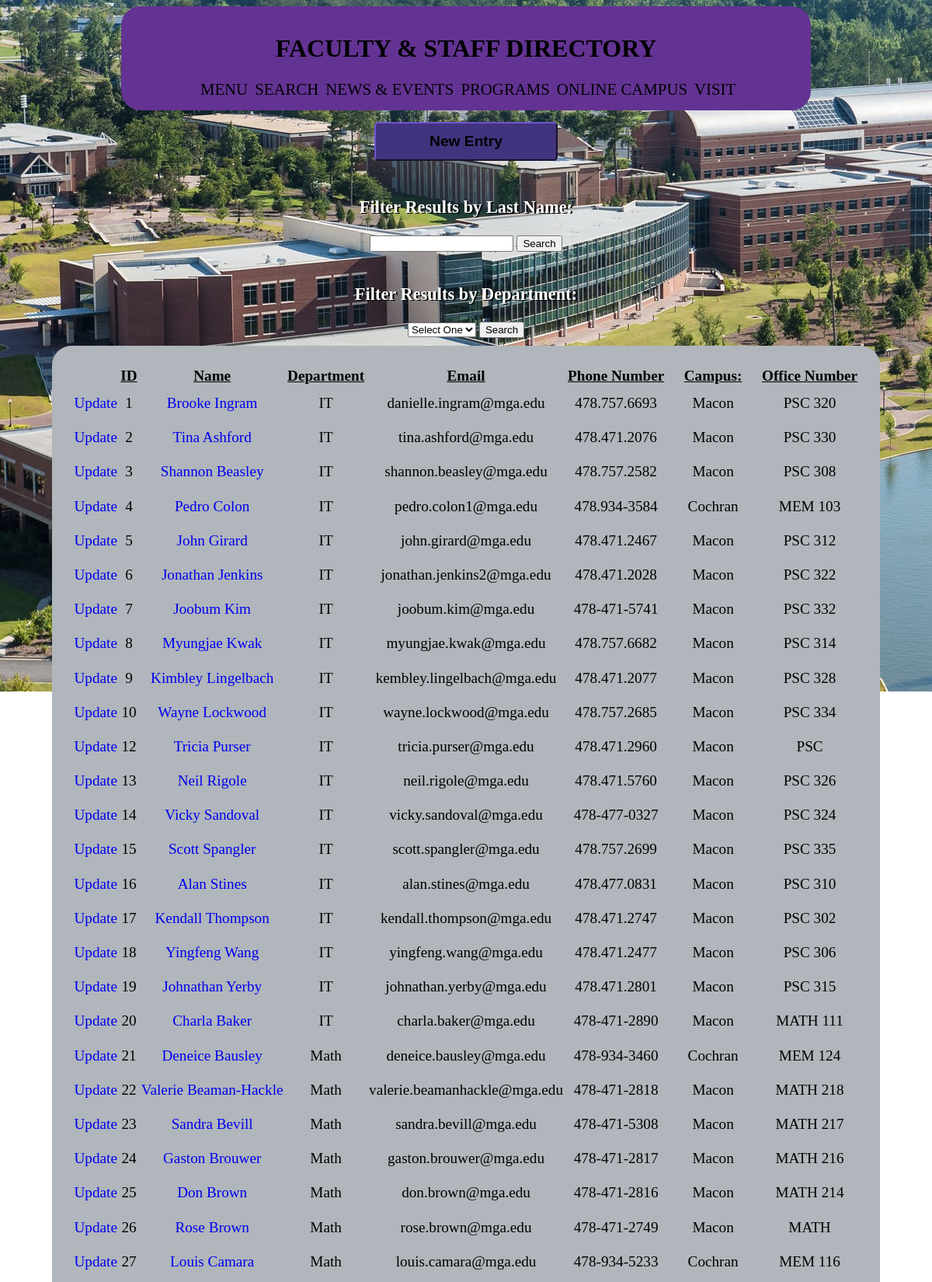
/php/index.php (upper part), run on the app's committed database.
### tables this page shows
CREATE TABLE `staff` (
  `StaffID` int(11) NOT NULL,
  `firstname` varchar(20) NOT NULL,
  `lastname` varchar(20) NOT NULL,
  `location` varchar(50) NOT NULL,
  `office_num` varchar(10) NOT NULL,
  `phone_num` varchar(12) NOT NULL,
  `email` varchar(50) NOT NULL,
  `Department` varchar(50) NOT NULL
);

### php/index.php (the view, shortened to what this page needs)
<?php
include  "header.php";
?>
<div id="buttons">
<button id="newbutton" onClick="window.location.href='register.php'">New Entry</button>
</div>
<form class="searchfunction" action="index.php" method="POST">
<p class="searchfilters">Filter Results by Last Name:</p>
<input type ="textbox" id="txtSearch" name="txtSearch"/>
<button id="btnSearch" name="btnSearch" type="submit">Search</button>
</form>
<form class="searchfunction" action="index.php" method="POST">
<p class="searchfilters">Filter Results by Department:</p>
<select id="DeptSearch" name="DeptSearch">
									<option selected>Select One</option>
								</select>
<button id="btnDeptSearch" name="btnDeptSearch" type="submit">Search</button>
</form>
<?php
include "connection.php";
$sql = "SELECT * FROM staff";
$result = $conn->query($sql);
if ($result->num_rows > 0){
       echo "<table>";
       echo "<tbody>";
        echo "<tr>";
        echo "<th>". ""."</th>";
        echo "<th>". "ID"."</th>";
        echo "<th>". "Name"."</th>";
        echo "<th>". "Department"."</th>";
        echo "<th>". "Email"."</th>";
        echo "<th>". "Phone Number"."</th>";
        echo "<th>". "Campus:"."</th>";
        echo "<th>". "Office Number"."</th>";
        echo "</tr>";
    while ($row = $result->fetch_assoc ()){
        echo "<tr>";
        echo "<td>";
        echo "<a class='tablelink' href='updateentry.php?StaffID=".$row["StaffID"]."'>Update</a> ";
        echo "</td>";
        echo "<td>". $row["StaffID"]. "</td>";
        echo "<td><a class='tablelink' href='https://www.mga.edu/directory/people.php?name=".$row["lastname"].'-'.$row ["firstname"]."'>".$row["firstname"]." ". $row["lastname"]."</td>";
        echo "<td>". $row["Department"]. "</td>";
        echo "<td>". $row["email"]. "</td>";
        echo "<td>". $row["phone_num"]. "</td>";
        echo "<td>". $row["location"]. "</td>";
        echo "<td>". $row["office_num"]. "</td>";
        echo "</tr>";
    }
    echo "</tbody>";
    echo "</table>";
}
include "footer.php";
?>

### php/Header.php (shortened to what this page needs)
<html lang="en">
<head>
  <link rel="stylesheet" href="index.css">
</head>
<body>
	<div id="main">
		<div id="header">
			  <h1 id="description">FACULTY & STAFF DIRECTORY</h1>
			<nav id="nav-bar">
				<a href="https://www.mga.edu/index.php#menu" class="nav-link">MENU</a>
				<a href="https://www.mga.edu/search/index.php" class="nav-link">SEARCH</a>
				<a href="https://www.mga.edu/index.php#news-events" class="nav-link">NEWS & EVENTS</a>
				<a href="https://www.mga.edu/degrees/index.php" class="nav-link">PROGRAMS</a>
				<a href="https://online.mga.edu/" class="nav-link">ONLINE CAMPUS</a>
				<a href="https://www.mga.edu/admissions/campus-tour.php" class="nav-link">VISIT</a>
			</nav>
		</div>
</div>

### php/Footer.php (shortened to what this page needs)
<br />
</body>
</html>

### css/index.css (style rules this page uses)
body { background-image: url("Background.jpg"); background-repeat: no-repeat; background-position:left top; background-attachment: fixed; }
#main { width: 75%; margin: auto; }
#nav-bar { width:100%; margin:auto; text-align: center; }
#description { text-align:center; }
#header { background-color: #633393; padding:15px; border-radius: 25px; }
h1,h2 { text-align: center; }
.searchfunction { width: 50%; margin: auto; padding: 10px; text-align: center; }
.searchfilters { font-weight: bold; color:white; text-shadow: 2px 1px black; font-size: 1.4em; }
.nav-link { color:black; padding-left:5px; font-size: 1.3em; }
table { width:90%; margin:auto; background-color: #B0B6BB; padding:25px; font-size: 1.2em; border-radius:25px; }
td { text-align: center; padding-bottom:1em; }
th { text-decoration: underline; padding-bottom:0.5em; }
a { text-decoration: none; }
#buttons { margin:auto; width:50%; text-align:center; padding : 15px; }
#newbutton { width:40%; height:50px; border-radius: 5px; background-color: #42337E; border-color: #42337E; font-size: 1.2em; font-weight: bold; transition: 0.5s; }

### data on the page
staff: StaffID "1", firstname "Brooke", lastname "Ingram", Department "IT", email "danielle.ingram@mga.edu", phone_num "478.757.6693", location "Macon", office_num "PSC 320"
staff: StaffID "2", firstname "Tina", lastname "Ashford", Department "IT", email "tina.ashford@mga.edu", phone_num "478.471.2076", location "Macon", office_num "PSC 330"
staff: StaffID "3", firstname "Shannon", lastname "Beasley", Department "IT", email "shannon.beasley@mga.edu", phone_num "478.757.2582", location "Macon", office_num "PSC 308"
staff: StaffID "4", firstname "Pedro", lastname "Colon", Department "IT", email "pedro.colon1@mga.edu", phone_num "478.934-3584", location "Cochran", office_num "MEM 103"
staff: StaffID "5", firstname "John", lastname "Girard", Department "IT", email "john.girard@mga.edu", phone_num "478.471.2467", location "Macon", office_num "PSC 312"
staff: StaffID "6", firstname "Jonathan", lastname "Jenkins", Department "IT", email "jonathan.jenkins2@mga.edu", phone_num "478.471.2028", location "Macon", office_num "PSC 322"
staff: StaffID "7", firstname "Joobum", lastname "Kim", Department "IT", email "joobum.kim@mga.edu", phone_num "478-471-5741", location "Macon", office_num "PSC 332"
staff: StaffID "8", firstname "Myungjae", lastname "Kwak", Department "IT", email "myungjae.kwak@mga.edu", phone_num "478.757.6682", location "Macon", office_num "PSC 314"
staff: StaffID "9", firstname "Kimbley", lastname "Lingelbach", Department "IT", email "kembley.lingelbach@mga.edu", phone_num "478.471.2077", location "Macon", office_num "PSC 328"
staff: StaffID "10", firstname "Wayne", lastname "Lockwood", Department "IT", email "wayne.lockwood@mga.edu", phone_num "478.757.2685", location "Macon", office_num "PSC 334"
staff: StaffID "12", firstname "Tricia", lastname "Purser", Department "IT", email "tricia.purser@mga.edu", phone_num "478.471.2960", location "Macon", office_num "PSC"
staff: StaffID "13", firstname "Neil", lastname "Rigole", Department "IT", email "neil.rigole@mga.edu", phone_num "478.471.5760", location "Macon", office_num "PSC 326"
staff: StaffID "14", firstname "Vicky", lastname "Sandoval", Department "IT", email "vicky.sandoval@mga.edu", phone_num "478-477-0327", location "Macon", office_num "PSC 324"
staff: StaffID "15", firstname "Scott", lastname "Spangler", Department "IT", email "scott.spangler@mga.edu", phone_num "478.757.2699", location "Macon", office_num "PSC 335"
staff: StaffID "16", firstname "Alan", lastname "Stines", Department "IT", email "alan.stines@mga.edu", phone_num "478.477.0831", location "Macon", office_num "PSC 310"
staff: StaffID "17", firstname "Kendall", lastname "Thompson", Department "IT", email "kendall.thompson@mga.edu", phone_num "478.471.2747", location "Macon", office_num "PSC 302"
staff: StaffID "18", firstname "Yingfeng", lastname "Wang", Department "IT", email "yingfeng.wang@mga.edu", phone_num "478.471.2477", location "Macon", office_num "PSC 306"
staff: StaffID "19", firstname "Johnathan", lastname "Yerby", Department "IT", email "johnathan.yerby@mga.edu", phone_num "478.471.2801", location "Macon", office_num "PSC 315"
staff: StaffID "20", firstname "Charla", lastname "Baker", Department "IT", email "charla.baker@mga.edu", phone_num "478-471-2890", location "Macon", office_num "MATH 111"
staff: StaffID "21", firstname "Deneice", lastname "Bausley", Department "Math", email "deneice.bausley@mga.edu", phone_num "478-934-3460", location "Cochran", office_num "MEM 124"
staff: StaffID "22", firstname "Valerie", lastname "Beaman-Hackle", Department "Math", email "valerie.beamanhackle@mga.edu", phone_num "478-471-2818", location "Macon", office_num "MATH 218"
staff: StaffID "23", firstname "Sandra", lastname "Bevill", Department "Math", email "sandra.bevill@mga.edu", phone_num "478-471-5308", location "Macon", office_num "MATH 217"
staff: StaffID "24", firstname "Gaston", lastname "Brouwer", Department "Math", email "gaston.brouwer@mga.edu", phone_num "478-471-2817", location "Macon", office_num "MATH 216"
staff: StaffID "25", firstname "Don", lastname "Brown", Department "Math", email "don.brown@mga.edu", phone_num "478-471-2816", location "Macon", office_num "MATH 214"
staff: StaffID "26", firstname "Rose", lastname "Brown", Department "Math", email "rose.brown@mga.edu", phone_num "478-471-2749", location "Macon", office_num "MATH"
staff: StaffID "27", firstname "Louis", lastname "Camara", Department "Math", email "louis.camara@mga.edu", phone_num "478-934-5233", location "Cochran", office_num "MEM 116"
